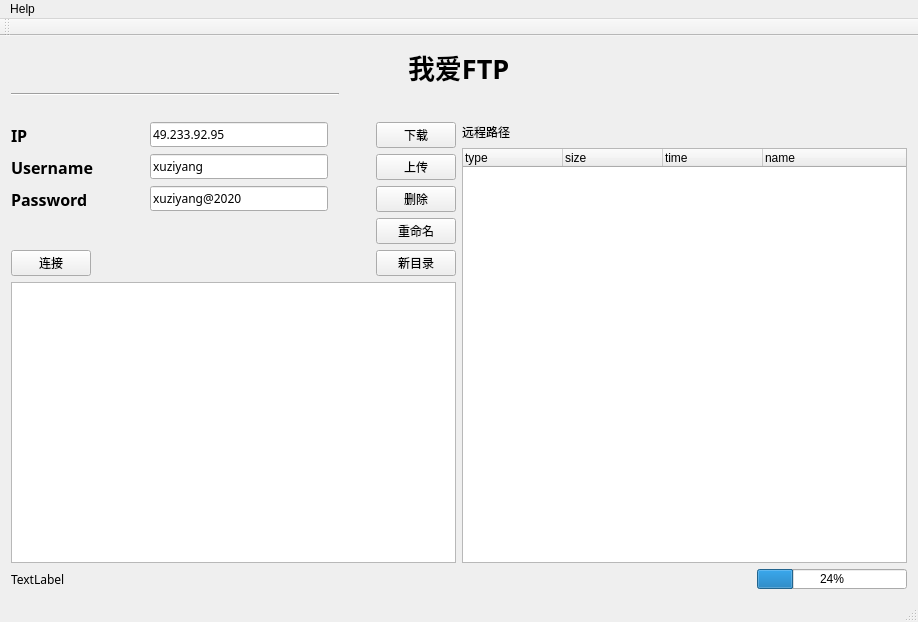
<?xml version="1.0" encoding="UTF-8"?>
<ui version="4.0">
 <class>ftpClient</class>
 <widget class="QMainWindow" name="ftpClient">
  <property name="enabled">
   <bool>true</bool>
  </property>
  <property name="geometry">
   <rect>
    <x>0</x>
    <y>0</y>
    <width>918</width>
    <height>622</height>
   </rect>
  </property>
  <property name="windowTitle">
   <string>ftpClient</string>
  </property>
  <widget class="QWidget" name="centralWidget">
   <layout class="QVBoxLayout" name="verticalLayout_3">
    <item>
     <layout class="QHBoxLayout" name="horizontalLayout_8">
      <item>
       <spacer name="horizontalSpacer_11">
        <property name="orientation">
         <enum>Qt::Horizontal</enum>
        </property>
        <property name="sizeHint" stdset="0">
         <size>
          <width>40</width>
          <height>20</height>
         </size>
        </property>
       </spacer>
      </item>
      <item>
       <widget class="QLabel" name="title">
        <property name="font">
         <font>
          <family>微软雅黑</family>
          <pointsize>20</pointsize>
          <weight>75</weight>
          <bold>true</bold>
          <kerning>true</kerning>
         </font>
        </property>
        <property name="text">
         <string>我爱FTP</string>
        </property>
       </widget>
      </item>
      <item>
       <spacer name="horizontalSpacer_12">
        <property name="orientation">
         <enum>Qt::Horizontal</enum>
        </property>
        <property name="sizeHint" stdset="0">
         <size>
          <width>40</width>
          <height>20</height>
         </size>
        </property>
       </spacer>
      </item>
     </layout>
    </item>
    <item>
     <widget class="Line" name="line">
      <property name="maximumSize">
       <size>
        <width>328</width>
        <height>16777215</height>
       </size>
      </property>
      <property name="layoutDirection">
       <enum>Qt::LeftToRight</enum>
      </property>
      <property name="orientation">
       <enum>Qt::Horizontal</enum>
      </property>
     </widget>
    </item>
    <item>
     <spacer name="verticalSpacer_2">
      <property name="orientation">
       <enum>Qt::Vertical</enum>
      </property>
      <property name="sizeType">
       <enum>QSizePolicy::Fixed</enum>
      </property>
      <property name="sizeHint" stdset="0">
       <size>
        <width>20</width>
        <height>20</height>
       </size>
      </property>
     </spacer>
    </item>
    <item>
     <layout class="QHBoxLayout" name="horizontalLayout_9">
      <item>
       <layout class="QVBoxLayout" name="verticalLayout">
        <item>
         <layout class="QHBoxLayout" name="horizontalLayout_3">
          <item>
           <widget class="QLabel" name="ipLabel">
            <property name="minimumSize">
             <size>
              <width>93</width>
              <height>0</height>
             </size>
            </property>
            <property name="font">
             <font>
              <family>Agency FB</family>
              <pointsize>12</pointsize>
              <weight>75</weight>
              <bold>true</bold>
             </font>
            </property>
            <property name="text">
             <string>IP</string>
            </property>
           </widget>
          </item>
          <item>
           <spacer name="horizontalSpacer_8">
            <property name="orientation">
             <enum>Qt::Horizontal</enum>
            </property>
            <property name="sizeType">
             <enum>QSizePolicy::Maximum</enum>
            </property>
            <property name="sizeHint" stdset="0">
             <size>
              <width>40</width>
              <height>20</height>
             </size>
            </property>
           </spacer>
          </item>
          <item>
           <widget class="QLineEdit" name="ipEdit">
            <property name="minimumSize">
             <size>
              <width>178</width>
              <height>0</height>
             </size>
            </property>
            <property name="font">
             <font>
              <family>Bahnschrift Light</family>
              <weight>50</weight>
              <bold>false</bold>
             </font>
            </property>
            <property name="text">
             <string>49.233.92.95</string>
            </property>
           </widget>
          </item>
          <item>
           <spacer name="horizontalSpacer_3">
            <property name="orientation">
             <enum>Qt::Horizontal</enum>
            </property>
            <property name="sizeHint" stdset="0">
             <size>
              <width>40</width>
              <height>20</height>
             </size>
            </property>
           </spacer>
          </item>
          <item>
           <widget class="QPushButton" name="downButton">
            <property name="font">
             <font>
              <family>微软雅黑</family>
             </font>
            </property>
            <property name="text">
             <string>下载</string>
            </property>
           </widget>
          </item>
         </layout>
        </item>
        <item>
         <layout class="QHBoxLayout" name="horizontalLayout_4">
          <item>
           <widget class="QLabel" name="userLabel">
            <property name="minimumSize">
             <size>
              <width>93</width>
              <height>0</height>
             </size>
            </property>
            <property name="font">
             <font>
              <family>Agency FB</family>
              <pointsize>12</pointsize>
              <weight>75</weight>
              <bold>true</bold>
             </font>
            </property>
            <property name="text">
             <string>Username</string>
            </property>
           </widget>
          </item>
          <item>
           <spacer name="horizontalSpacer_9">
            <property name="orientation">
             <enum>Qt::Horizontal</enum>
            </property>
            <property name="sizeType">
             <enum>QSizePolicy::Maximum</enum>
            </property>
            <property name="sizeHint" stdset="0">
             <size>
              <width>40</width>
              <height>20</height>
             </size>
            </property>
           </spacer>
          </item>
          <item>
           <widget class="QLineEdit" name="userEdit">
            <property name="minimumSize">
             <size>
              <width>178</width>
              <height>0</height>
             </size>
            </property>
            <property name="font">
             <font>
              <family>Bahnschrift Light</family>
             </font>
            </property>
            <property name="text">
             <string>xuziyang</string>
            </property>
           </widget>
          </item>
          <item>
           <spacer name="horizontalSpacer_4">
            <property name="orientation">
             <enum>Qt::Horizontal</enum>
            </property>
            <property name="sizeHint" stdset="0">
             <size>
              <width>40</width>
              <height>20</height>
             </size>
            </property>
           </spacer>
          </item>
          <item>
           <widget class="QPushButton" name="upButton">
            <property name="font">
             <font>
              <family>微软雅黑</family>
             </font>
            </property>
            <property name="text">
             <string>上传</string>
            </property>
           </widget>
          </item>
         </layout>
        </item>
        <item>
         <layout class="QHBoxLayout" name="horizontalLayout_5">
          <item>
           <widget class="QLabel" name="passLabel">
            <property name="minimumSize">
             <size>
              <width>93</width>
              <height>0</height>
             </size>
            </property>
            <property name="font">
             <font>
              <family>Agency FB</family>
              <pointsize>12</pointsize>
              <weight>75</weight>
              <bold>true</bold>
             </font>
            </property>
            <property name="text">
             <string>Password</string>
            </property>
           </widget>
          </item>
          <item>
           <spacer name="horizontalSpacer_10">
            <property name="orientation">
             <enum>Qt::Horizontal</enum>
            </property>
            <property name="sizeType">
             <enum>QSizePolicy::Maximum</enum>
            </property>
            <property name="sizeHint" stdset="0">
             <size>
              <width>40</width>
              <height>20</height>
             </size>
            </property>
           </spacer>
          </item>
          <item>
           <widget class="QLineEdit" name="passEdit">
            <property name="minimumSize">
             <size>
              <width>178</width>
              <height>0</height>
             </size>
            </property>
            <property name="font">
             <font>
              <family>Bahnschrift Light</family>
             </font>
            </property>
            <property name="text">
             <string>xuziyang@2020</string>
            </property>
           </widget>
          </item>
          <item>
           <spacer name="horizontalSpacer_5">
            <property name="orientation">
             <enum>Qt::Horizontal</enum>
            </property>
            <property name="sizeHint" stdset="0">
             <size>
              <width>40</width>
              <height>20</height>
             </size>
            </property>
           </spacer>
          </item>
          <item>
           <widget class="QPushButton" name="deleteButton">
            <property name="font">
             <font>
              <family>微软雅黑</family>
             </font>
            </property>
            <property name="text">
             <string>删除</string>
            </property>
           </widget>
          </item>
         </layout>
        </item>
        <item>
         <layout class="QHBoxLayout" name="horizontalLayout_7">
          <item>
           <spacer name="horizontalSpacer_7">
            <property name="orientation">
             <enum>Qt::Horizontal</enum>
            </property>
            <property name="sizeHint" stdset="0">
             <size>
              <width>40</width>
              <height>20</height>
             </size>
            </property>
           </spacer>
          </item>
          <item>
           <widget class="QPushButton" name="renameButton">
            <property name="font">
             <font>
              <family>微软雅黑</family>
             </font>
            </property>
            <property name="text">
             <string>重命名</string>
            </property>
           </widget>
          </item>
         </layout>
        </item>
        <item>
         <layout class="QHBoxLayout" name="horizontalLayout_6">
          <item>
           <widget class="QPushButton" name="connectButton">
            <property name="font">
             <font>
              <family>微软雅黑</family>
             </font>
            </property>
            <property name="text">
             <string>连接</string>
            </property>
           </widget>
          </item>
          <item>
           <spacer name="horizontalSpacer_6">
            <property name="orientation">
             <enum>Qt::Horizontal</enum>
            </property>
            <property name="sizeHint" stdset="0">
             <size>
              <width>40</width>
              <height>20</height>
             </size>
            </property>
           </spacer>
          </item>
          <item>
           <widget class="QPushButton" name="newButton">
            <property name="font">
             <font>
              <family>微软雅黑</family>
             </font>
            </property>
            <property name="text">
             <string>新目录</string>
            </property>
           </widget>
          </item>
         </layout>
        </item>
        <item>
         <widget class="QTextEdit" name="infoEdit">
          <property name="minimumSize">
           <size>
            <width>0</width>
            <height>200</height>
           </size>
          </property>
         </widget>
        </item>
       </layout>
      </item>
      <item>
       <layout class="QVBoxLayout" name="verticalLayout_2">
        <item>
         <layout class="QHBoxLayout" name="horizontalLayout">
          <item>
           <widget class="QLabel" name="label">
            <property name="font">
             <font>
              <family>微软雅黑 Light</family>
             </font>
            </property>
            <property name="text">
             <string>远程路径</string>
            </property>
           </widget>
          </item>
          <item>
           <widget class="QLabel" name="remotePath">
            <property name="font">
             <font>
              <family>Bahnschrift Light</family>
             </font>
            </property>
            <property name="text">
             <string/>
            </property>
           </widget>
          </item>
          <item>
           <spacer name="horizontalSpacer">
            <property name="orientation">
             <enum>Qt::Horizontal</enum>
            </property>
            <property name="sizeHint" stdset="0">
             <size>
              <width>40</width>
              <height>20</height>
             </size>
            </property>
           </spacer>
          </item>
         </layout>
        </item>
        <item>
         <widget class="QTreeWidget" name="remoteFileTree">
          <property name="minimumSize">
           <size>
            <width>400</width>
            <height>0</height>
           </size>
          </property>
          <column>
           <property name="text">
            <string>type</string>
           </property>
          </column>
          <column>
           <property name="text">
            <string>size</string>
           </property>
          </column>
          <column>
           <property name="text">
            <string>time</string>
           </property>
          </column>
          <column>
           <property name="text">
            <string>name</string>
           </property>
          </column>
         </widget>
        </item>
       </layout>
      </item>
     </layout>
    </item>
    <item>
     <layout class="QHBoxLayout" name="horizontalLayout_10">
      <item>
       <layout class="QHBoxLayout" name="horizontalLayout_2">
        <item>
         <widget class="QLabel" name="status">
          <property name="font">
           <font>
            <family>Bahnschrift Light</family>
           </font>
          </property>
          <property name="text">
           <string>TextLabel</string>
          </property>
         </widget>
        </item>
        <item>
         <spacer name="horizontalSpacer_2">
          <property name="orientation">
           <enum>Qt::Horizontal</enum>
          </property>
          <property name="sizeHint" stdset="0">
           <size>
            <width>40</width>
            <height>20</height>
           </size>
          </property>
         </spacer>
        </item>
        <item>
         <widget class="QProgressBar" name="downloadProgress">
          <property name="enabled">
           <bool>true</bool>
          </property>
          <property name="maximumSize">
           <size>
            <width>150</width>
            <height>20</height>
           </size>
          </property>
          <property name="value">
           <number>24</number>
          </property>
          <property name="textVisible">
           <bool>true</bool>
          </property>
         </widget>
        </item>
       </layout>
      </item>
     </layout>
    </item>
   </layout>
  </widget>
  <widget class="QMenuBar" name="menuBar">
   <property name="geometry">
    <rect>
     <x>0</x>
     <y>0</y>
     <width>918</width>
     <height>26</height>
    </rect>
   </property>
   <widget class="QMenu" name="menuHelp">
    <property name="title">
     <string>Help</string>
    </property>
   </widget>
   <addaction name="menuHelp"/>
  </widget>
  <widget class="QToolBar" name="mainToolBar">
   <attribute name="toolBarArea">
    <enum>TopToolBarArea</enum>
   </attribute>
   <attribute name="toolBarBreak">
    <bool>false</bool>
   </attribute>
  </widget>
  <widget class="QStatusBar" name="statusBar"/>
 </widget>
 <layoutdefault spacing="6" margin="11"/>
 <resources/>
 <connections/>
</ui>
